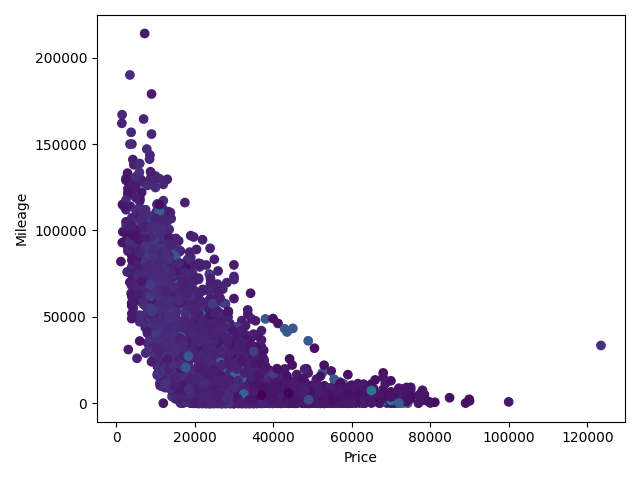

The Python source for this figure:
import matplotlib as mpl
import matplotlib.pyplot as plt
import pandas as pd
import numpy as np

df = pd.read_csv('bmw.csv')
plt.xlabel("Price")
plt.ylabel("Mileage")
plt.scatter(df['price'], df['mileage'],c=df['mpg'])
plt.tight_layout()
plt.savefig('ej4.png')
